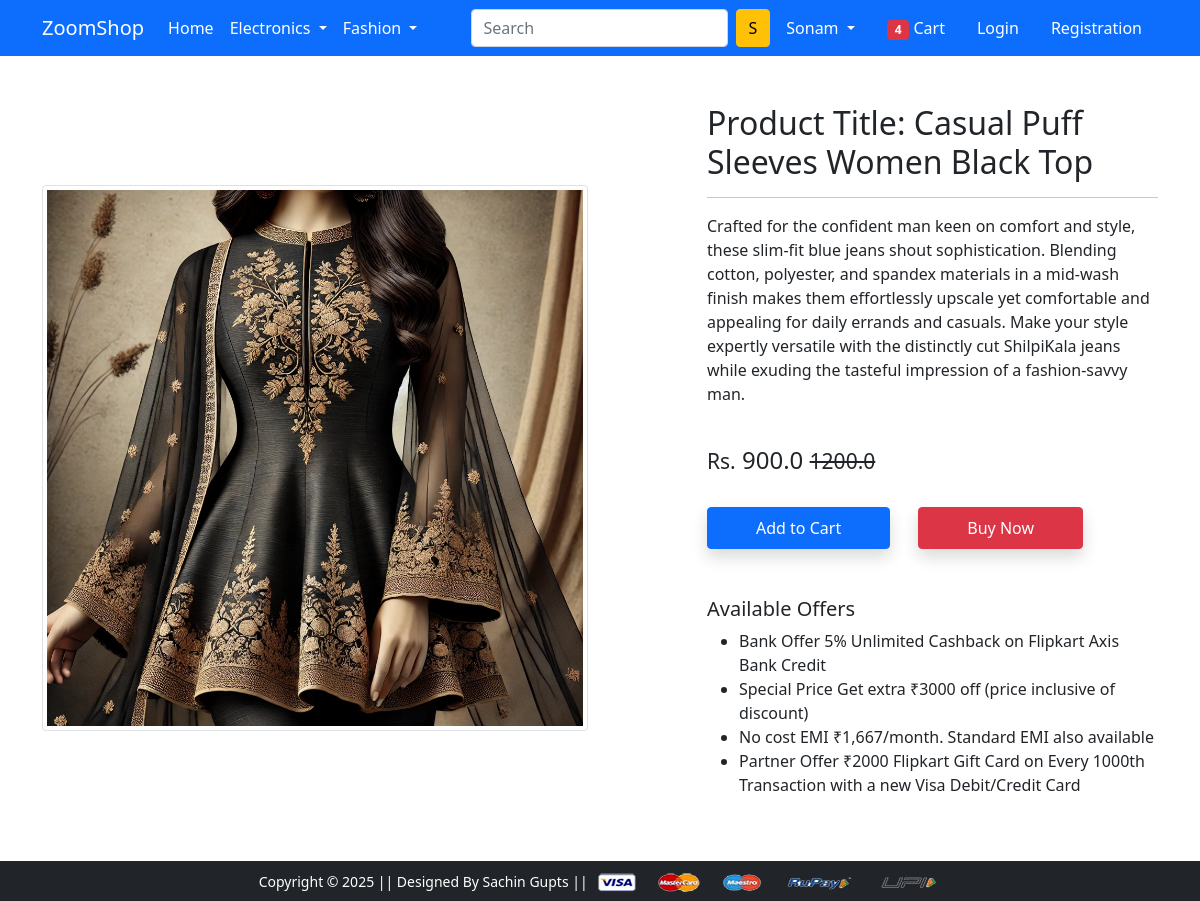
Screenshot of /product-detail/1/ with the database file from the repository.
### ZoomShop/models.py (models this page shows, shortened)
class ProductDB(models.Model):
    title = models.CharField(max_length=128)
    tag = models.CharField(max_length=128)
    selling_price = models.FloatField()
    discounted_price = models.FloatField()
    description = models.TextField()
    brand = models.CharField(max_length=128)
    category = models.CharField(choices=CATEGORY_CHOICES, max_length=10)  # noqa: F811
    product_image = models.ImageField(upload_to='media/productImage')

### ZoomShop/views.py (the view)
# urls.py: path('product-detail/<int:id>/', views.ProductDetailView.as_view(), name='product-detail'),
class ProductDetailView(View):
 def get(self, request, id):
  product = ProductDB.objects.get(pk = id)
  return render(request, 'product/Productdetail.html', {'product' : product})

### ZoomShop/templates/ZoomShop/product/productdetail.html (shortened to what this page needs)
{% extends 'ZoomShop/base.html' %}
{% load static %}
{% block main-content %}
<div class="container my-5">
 <div class="row">
  <div class="col-sm-6 text-center align-self-center">
   <img src="{{product.product_image.url}}" alt="" class="img-fluid img-thumbnail">
  </div>
  <div class="col-sm-5 offset-sm-1">
   <h2>Product Title: {{product.title}}</h2>
   <hr>
   <p>{{product.description}}</p> <br>
   <h4><small>Rs.</small> {{product.discounted_price}} <small class="fw-light text-decoration-line-through">{{product.selling_price}}</small></h4> <br>
   <a href="{% url 'add-to-cart' %}" class="btn btn-primary shadow px-5 py-2">Add to Cart</a>
   <a href="{% url 'buy-now' %}" class="btn btn-danger shadow px-5 py-2 ms-4">Buy Now</a>
   <h5 class="mt-5">Available Offers</h5>
   <ul>
    <li>Bank Offer 5% Unlimited Cashback on Flipkart Axis Bank Credit</li>
    <li>Special Price Get extra ₹3000 off (price inclusive of discount)</li>
    <li>No cost EMI ₹1,667/month. Standard EMI also available</li>
    <li>Partner Offer ₹2000 Flipkart Gift Card on Every 1000th Transaction with a new Visa Debit/Credit Card</li>
   </ul>
  </div>
 </div>
</div>
{% endblock main-content %}

### rows the page displays
ProductDB: product_image (picture), title "Casual Puff Sleeves Women Black Top", description "Crafted for the confident man keen on comfort and style, these slim-fit blue jeans shout sophistication. Blending cotton, polyester, and spandex materials in a mid-wash finish makes them effortlessly upscale yet comfortable and appealing for daily errands and casuals. Make your style expertly versatile with the distinctly cut ShilpiKala jeans while exuding the tasteful impression of a fashion-savvy man.", discounted_price "900.0", selling_price "1200.0"
